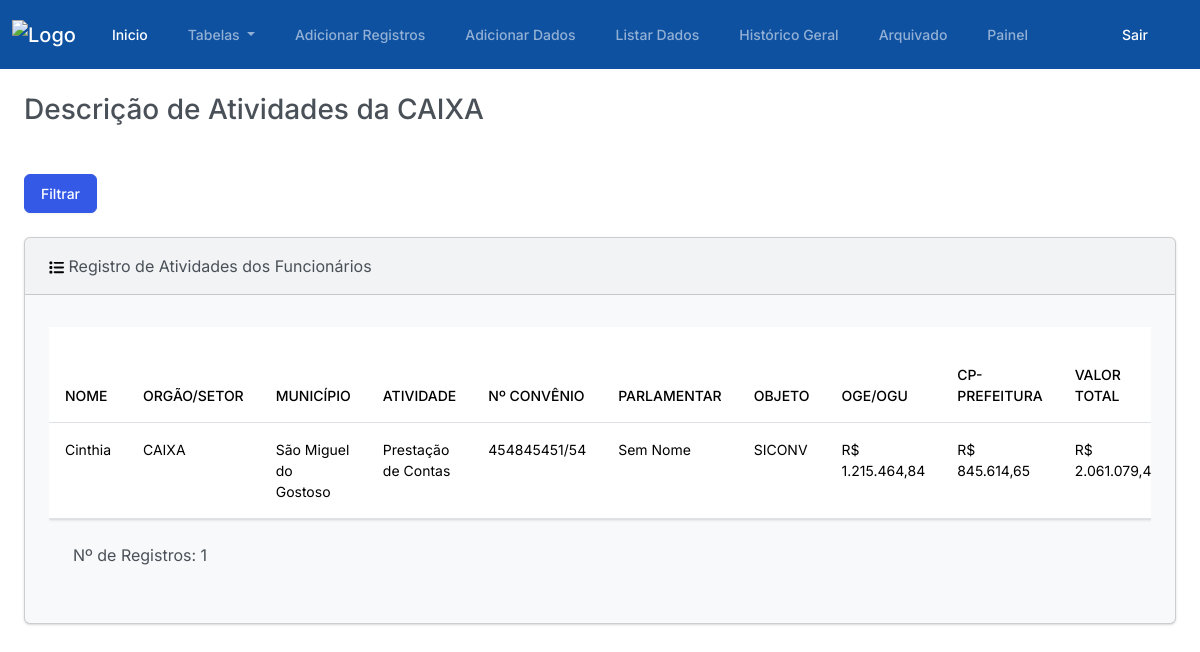
Before: /selecionar_municipio/15/ (signed in) with the older database file.
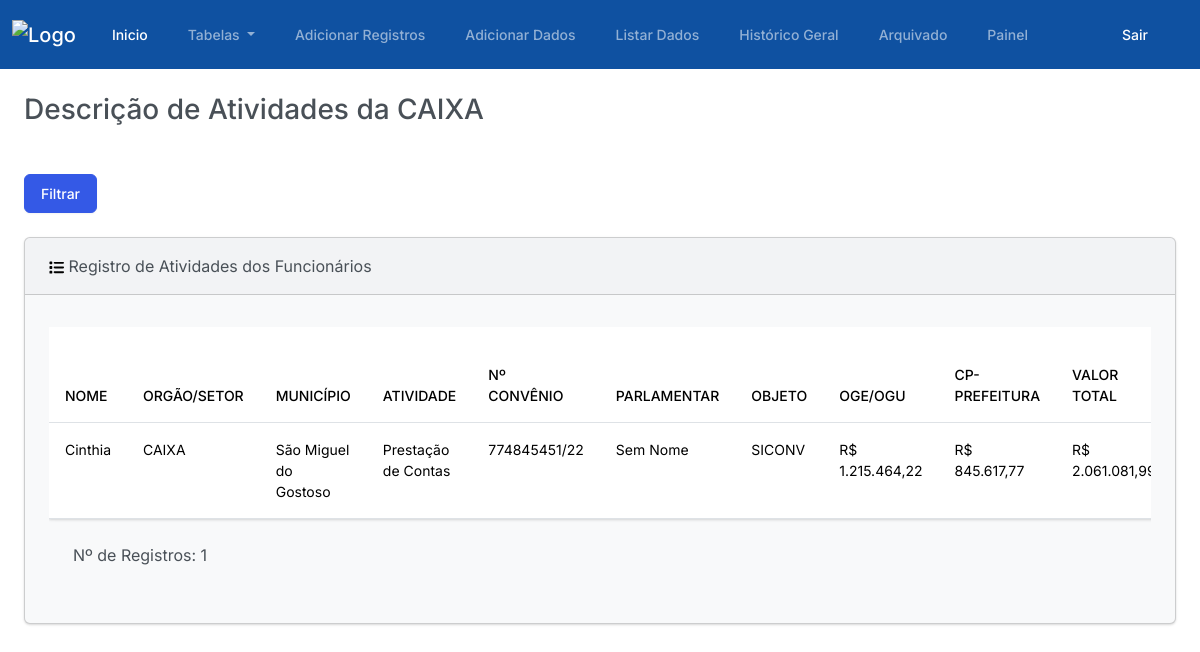
After: the same page with the newer database file.
### plataforma/models.py (models this page shows, shortened)
class RegistroFuncionarios(models.Model):
    class Meta:
        verbose_name_plural = "Registros da Tabela Geral"
    nome = models.ForeignKey(Nome, on_delete=models.CASCADE)
    orgao_setor = models.ForeignKey(Setor, on_delete=models.CASCADE)
    municipio = models.ForeignKey(Municipio, on_delete=models.CASCADE)
    atividade = models.ForeignKey(Atividade, on_delete=models.CASCADE)
    num_convenio = models.CharField(max_length=255)
    parlamentar = models.CharField(max_length=255)
    objeto = models.CharField(max_length=255)
    oge_ogu = models.DecimalField(max_digits=10, decimal_places=2)
    cp_prefeitura = models.DecimalField(max_digits=10, decimal_places=2)
    valor_liberado = models.DecimalField(max_digits=10, decimal_places=2, default=0)
    prazo_vigencia = models.DateField()
    situacao = models.CharField(max_length=255)
    providencia = models.CharField(max_length=255)
    status = models.CharField(max_length=20, choices=Status.choices, default=Status.NAO_INICIADO)
    data_recepcao = models.DateField()
    data_inicio = models.DateField(null=True, blank=True)
    documento_pendente = models.BooleanField(default=False)
    documento_cancelado = models.BooleanField(default=False)
    data_fim = models.DateField(null=True, blank=True)
    duracao_dias_uteis = models.IntegerField(default=0)
    def calcular_valores(self):
        valor_total = Decimal(str(self.oge_ogu)) + Decimal(str(self.cp_prefeitura))
        falta_liberar = Decimal(str(self.oge_ogu)) - Decimal(str(self.valor_liberado))
        return valor_total, falta_liberar
    def exibir_modal_prazo_vigencia(self):
        hoje = timezone.now().date()
        prazo_vigencia = self.prazo_vigencia
        dias_restantes = (prazo_vigencia - hoje).days
        return dias_restantes <= 30, dias_restantes
    def dia_trabalho_total(self):
        if not self.data_inicio or not self.data_fim:
            return 0
        if isinstance(self.data_inicio, str):
            self.data_inicio = datetime.strptime(self.data_inicio, "%Y-%m-%d").date()
        if isinstance(self.data_fim, str):
            self.data_fim = datetime.strptime(self.data_fim, "%Y-%m-%d").date()
        delta = self.data_fim - self.data_inicio
        dias_uteis = sum(1 for i in range(delta.days + 1) if (self.data_inicio + timedelta(days=i)).weekday() < 5)
        return dias_uteis

class Nome(models.Model):
    nome = models.CharField(max_length=255)

class Setor(models.Model):
    orgao_setor = models.CharField(max_length=255)

class Municipio(models.Model):
    municipio = models.CharField(max_length=255)

class Atividade(models.Model):
    atividade = models.CharField(max_length=255)

### plataforma/views.py (the view)
# urls.py: path('selecionar_municipio/<int:municipio_id>/', views.selecionar_municipio, name='selecionar_municipio'),
def selecionar_municipio(request, municipio_id):
    municipio = Municipio.objects.get(id=municipio_id)
    registros = RegistroFuncionarios.objects.filter(orgao_setor__orgao_setor='CAIXA', municipio=municipio)
    nomes = Nome.objects.all()
    municipios = Municipio.objects.all()
    informacoes = {
        'registros': registros,
        'municipio': municipio,
        'nomes': nomes,
        'municipios': municipios,
    }
    return render(request, 'tabela_caixa.html', informacoes)

### plataforma/templatetags/custom_filters.py (called while the page is built)
@register.filter(name='format_currency')
def format_currency(value):
    try:
        numeric_value = float(value)
        formatted_value = '{:,.2f}'.format(numeric_value)
        formatted_value = 'R$ ' + formatted_value.replace(',', 'v').replace('.', ',').replace('v', '.')
        return formatted_value
    except ValueError:
        return value

@register.filter(name='formatar_data')
def formatar_data(value):
    if isinstance(value, date):
        return value.strftime('%d/%m/%Y')
    else:
        data_obj = datetime.strptime(value, '%d de %B de %Y')
        return data_obj.strftime('%d/%m/%Y')

### plataforma/templates/tabela_caixa.html (shortened to what this page needs)
{% extends "base.html" %}
{% load static %}
{% load humanize %}
{% load custom_filters %}
{% block container %}
  <h3 class="m-4">Descrição de Atividades da CAIXA</h3>
  <button type="button" class="btn btn-primary m-4" data-bs-toggle="modal" data-bs-target="#filtroModal">
    Filtrar
  </button>
  <div class="row">
    <div class="col-12">
      <div class="card bg-light ms-4 me-4 mb-4">
        <div class="card-header">
          Registro de Atividades dos Funcionários
        </div>
        <div class="card-body">
          <p class="card-text">
            <div class="table-container table-responsive">
              <table class='table table-hover'>
                <thead class="thead-fixed sticky-top">
                  <tr>
                    <th scope="col-fixed">NOME</th>
                    <th scope="col-fixed">ORGÃO/SETOR</th>
                    <th scope="col-fixed">MUNICÍPIO</th>
                    <th scope="col-fixed">ATIVIDADE</th>
                    <th scope="col-fixed">Nº CONVÊNIO</th>
                    <th scope="col-fixed">PARLAMENTAR</th>
                    <th scope="col-fixed">OBJETO</th>
                    <th scope="col-fixed">OGE/OGU</th>
                    <th scope="col-fixed">CP-PREFEITURA</th>
                    <th scope="col-fixed">VALOR TOTAL</th>
                  </tr>
                </thead>
                <tbody>
                  {% for registro in registros %}
                    <tr>
                      <td>{{ registro.nome.nome }}</td>
                      <td>{{ registro.orgao_setor.orgao_setor }}</td>
                      <td>{{ registro.municipio.municipio }}</td>
                      <td>{{ registro.atividade.atividade }}</td>
                      <td>{{ registro.num_convenio }}</td>
                      <td>{{ registro.parlamentar }}</td>
                      <td>{{ registro.objeto }}</td>
                      <td>{{ registro.oge_ogu|format_currency }}</td>
                      <td>{{ registro.cp_prefeitura|format_currency }}</td>
                      <td>{{ registro.calcular_valores.0|format_currency }}</td>
                    </tr>
                  {% endfor %}
                </tbody>
              </table>
              {% if registros %}
                <p class="m-4">Nº de Registros: {{ registros.count }}</p>
              {% else %}
                <p>registros está vazio ou não está sendo passado corretamente.</p>
              {% endif %}
            </div>
          </p>
        </div>
      </div>
    </div>
  </div>
{% endblock container %}

Changed rows visible on the page:
changed RegistroFuncionarios "Sem Nome": num_convenio "454845451/54" → "774845451/22"; oge_ogu "R$ 1.215.464,84" → "R$ 1.215.464,22"; cp_prefeitura "R$ 845.614,65" → "R$ 845.617,77"
